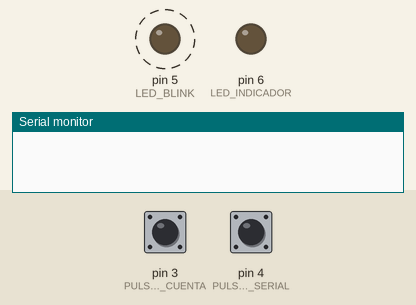
Recording of a sketch running on a simulated Arduino Uno, built with avr-gcc and run on an emulated ATmega328P. Shown: output pins drawn as LEDs (lit = HIGH), the last lines printed to the serial monitor. Dashed ring = blinking. Inputs (shaded band) come from the test bench; at power-on: pin 3 (PULSADOR_CUENTA) HIGH, pin 4 (PULSADOR_INGRESO_SERIAL) HIGH.

Above: at 1.25 s.
1.3 s: pin 3 (PULSADOR_CUENTA) pulled LOW for 0.15 s
At 2.3 s:
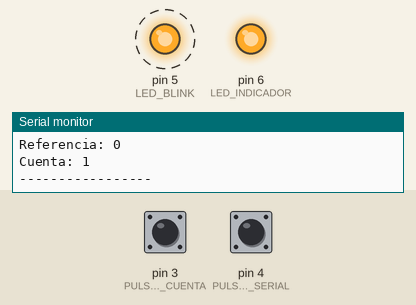
4.3 s: pin 4 (PULSADOR_INGRESO_SERIAL) pulled LOW for 0.15 s
Timing chart, 0 to 13.3 s (numbered marks = the images above; inputs shaded):
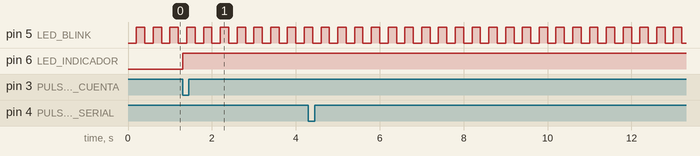

The sketch:

main.ino
```cpp
#include "ContadorSimple.h"


// TODO: ver esto

#define PULSADOR_CUENTA 3
#define PULSADOR_INGRESO_SERIAL 4
#define LED_BLINK 5
#define LED_INDICADOR 6

int referencia;

boolean flagPulsadorCuenta;

boolean flagIngresandoEntero;
String cadenaDeCaracteres;

int contadorDeLoopParaImpresion;

//--------------------
#define PERIODO_DE_LA_TAREA_IMPRESION 2000
unsigned long ultimaEjecucionDeLaTareaImpresion = 0;
//--------------------
#define PERIODO_DE_LA_TAREA_BLINK 200
unsigned long ultimaEjecucionDeLaTareaBlink = 0;
//--------------------

ContadorSimple contador = ContadorSimple();

void setup()
{
    Serial.begin(9600);
    pinMode(0, INPUT);
    pinMode(1, OUTPUT);

    Serial.setTimeout(100000);

    pinMode(3, INPUT);
    pinMode(4, INPUT);
    pinMode(5, OUTPUT);
    pinMode(6, OUTPUT);

    contador.Reset();

    referencia = 0;
    flagPulsadorCuenta = false;
    flagIngresandoEntero = false;
    cadenaDeCaracteres = "";

    contadorDeLoopParaImpresion = 0;
}

void loop()
{

    // Cuenta de pulsaciones sin bloqueo del programa
    // Cuenta una sola vez por pulsacion...
    if (digitalRead(PULSADOR_CUENTA) == LOW)
    {
        if (flagPulsadorCuenta == false)
        {
            contador.Inc();
            flagPulsadorCuenta = true;
        }
    }
    else
    {
        flagPulsadorCuenta = false;
    }

    //------------------------------------------------------------------------------
    // Ingresar numero cuando se pulsa el otro pulsador...
    //------------------------------------------------------------------------------
    // Primero, si no esta en el modo de ingresar, y se pulsa, inicializa todo
    // lo necesario para adquirir el numero
    // y hace true la bandera que indica que esta en el proceso de adquisicion.

    if ((digitalRead(PULSADOR_INGRESO_SERIAL) == LOW) && (flagIngresandoEntero == false))
    {
        Serial.println("Ingrese el valor de referencia: ");
        cadenaDeCaracteres = "";
        flagIngresandoEntero = true;
        while (Serial.available() > 0)
        {
            char c = Serial.read();
            c++;
        }
    }

    // Si esta en el proceso de adquisicion, mientras haya caracteres NUMERICOS
    // en Serial, los lee y va armando una cadena de caracteres.
    // Cuando se recibe algo NO numerico, hace la conversion de String a Int
    // y "apaga" el modo de adquisicion.

    if (flagIngresandoEntero == true)
    {
        while (Serial.available() > 0)
        {
            char c = Serial.read();
            if ((c <= '9') && (c >= '0'))
            {
                cadenaDeCaracteres = cadenaDeCaracteres + c;
            }
            else
            {
                referencia = cadenaDeCaracteres.toInt();
                flagIngresandoEntero = false;
            }
        }
    }
    //------------------------------------------------------------------------------


    unsigned long ahora = millis();
    if (ahora - ultimaEjecucionDeLaTareaImpresion >= PERIODO_DE_LA_TAREA_IMPRESION)
    {
        ultimaEjecucionDeLaTareaImpresion = ahora;
        Serial.println("Tiempo seg: " + String(ahora / 1000.0));
        Serial.println("Referencia: " + String(referencia));
        Serial.println("Cuenta: " + String(contador.CuentaActual()));
        Serial.println("-----------------");
    }


    ahora = millis();
    if (ahora - ultimaEjecucionDeLaTareaBlink >= PERIODO_DE_LA_TAREA_BLINK)
    {
        ultimaEjecucionDeLaTareaBlink = ahora;

        if (digitalRead(LED_BLINK) == HIGH)
        {
            digitalWrite(LED_BLINK, LOW);
        }
        else
        {
            digitalWrite(LED_BLINK, HIGH);
        }
    }


    if(contador.CuentaActual() > referencia){
        digitalWrite(LED_INDICADOR, HIGH);
    }else{
        digitalWrite(LED_INDICADOR, LOW);
    }


}
```

ContadorSimple.cpp
```cpp
// *.c o *.cpp Archivos de codigo

#include "ContadorSimple.h"

ContadorSimple::ContadorSimple()
{
    cuenta = 0;
}

void ContadorSimple::Inc()
{
    cuenta = cuenta + 1;
}

int ContadorSimple::CuentaActual()
{
    return cuenta;
}

void ContadorSimple::Reset()
{
    cuenta = 0;
}
```

ContadorSimple.h
```cpp
// .h de Header (archivo de cabecera)

#ifndef ContadorSimple_h // if no definition (si no esta definido ContadorSimple_h)
#define ContadorSimple_h // defino una etiqueta que se llama ContadorSimple_h e incluyo el codigo...
// si ya estaba definida la etiqueta, no incluyo el codigo.

// .h de Header (archivo de cabecera)

class ContadorSimple
{
private:
    int cuenta;

public:
    ContadorSimple();   // constructor
    void Inc();         // incrementa la cuenta en 1
    int CuentaActual(); // devuelve la cuenta actual
    void Reset();       // lleva la cuenta a 0
};

#endif // END del ifndef
```

Measured:
- after the input at 1.3 s, pin 6 (LED_INDICADOR): LOW → HIGH at once
- by itself, pin 5 (LED_BLINK): alternates HIGH for 0.20 s and LOW for 0.20 s
